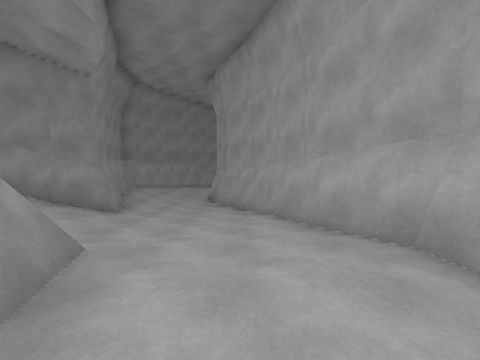
View 1 (above)

24 first-person views from a walk through a Unity game level. The camera is 1.5 m above the floor, tilts 4° down and sees 90° across. The floor is counted in squares, 2 m on a side. Each view is taken from the middle of a square. On the plan, view 1 faces up. The plan holds only what a view shows up to about 9 squares ahead; the rest is blank. The place goes on beyond the plan. The player character is not drawn. Surface patterns are stand-ins for the level's own textures.

View 2
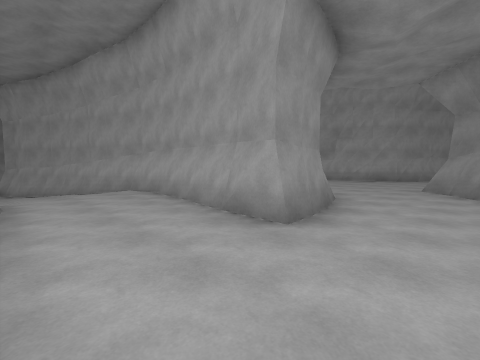

View 3
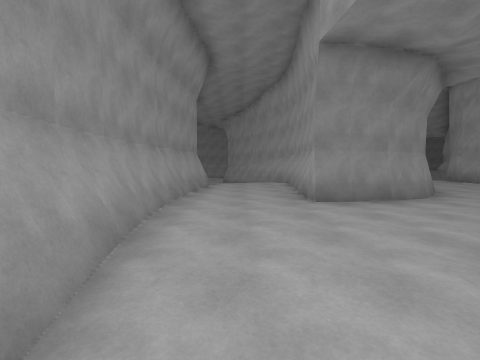

View 4
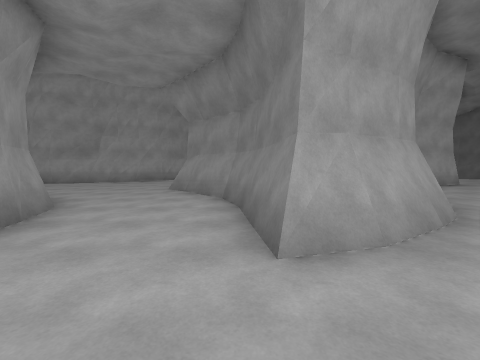

View 5
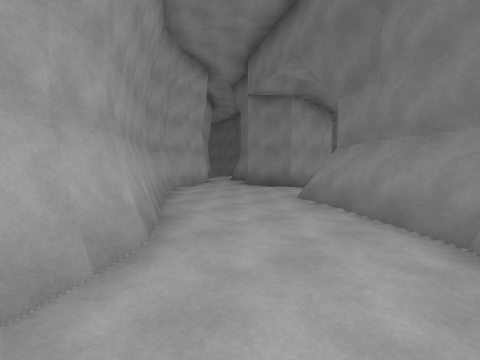

View 6
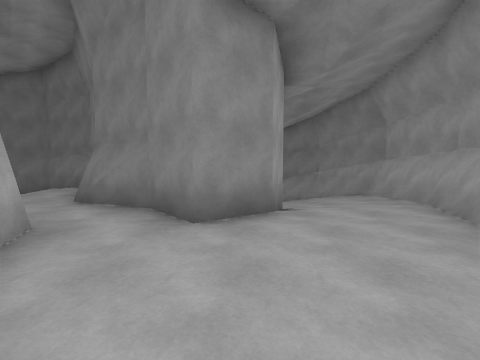

View 7
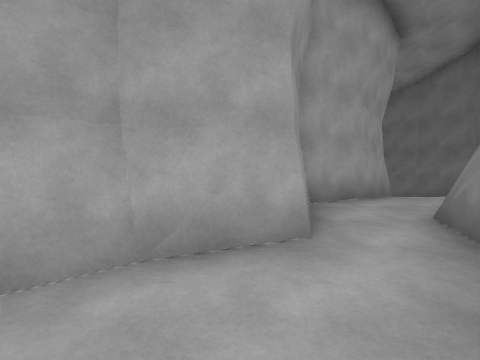

View 8
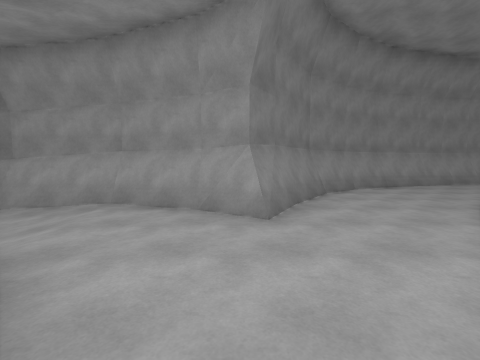

View 9
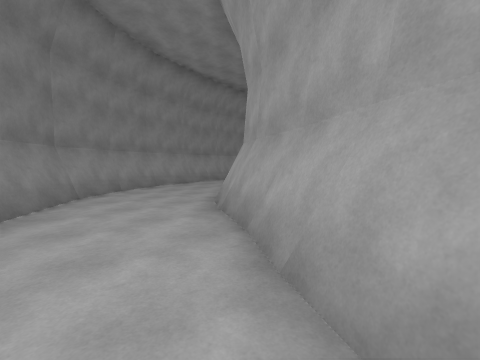

View 10
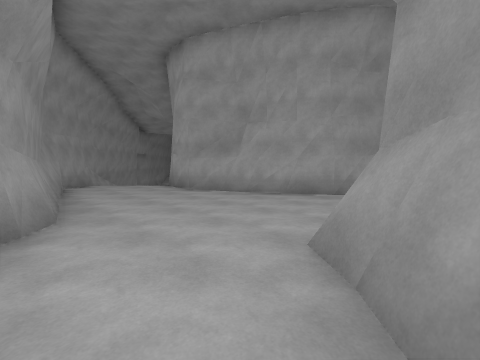

View 11
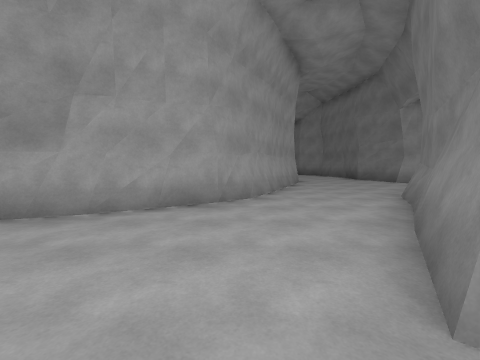

View 12
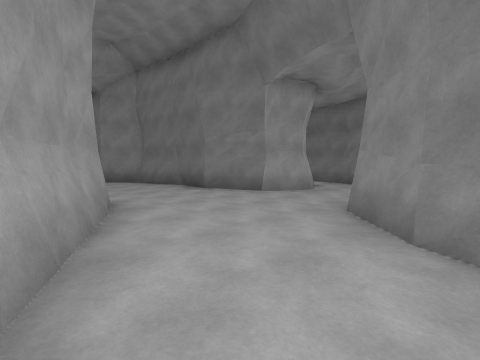

View 13
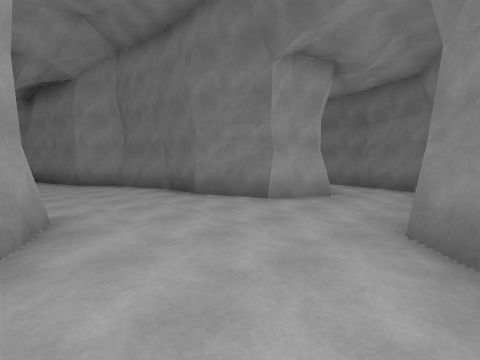

View 14
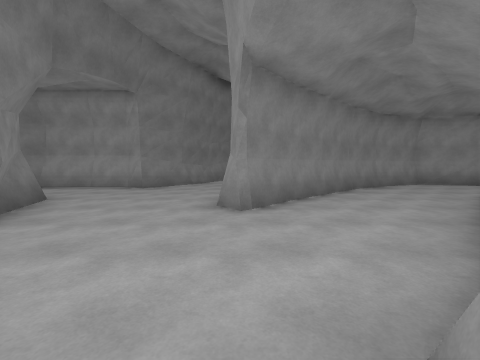

View 15
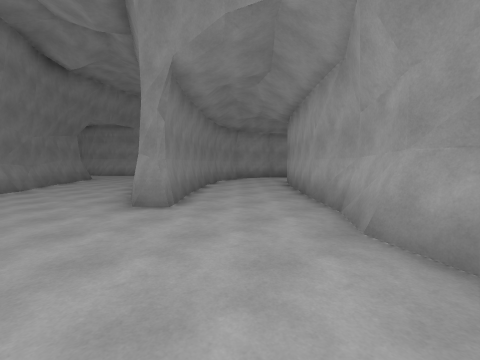

View 16
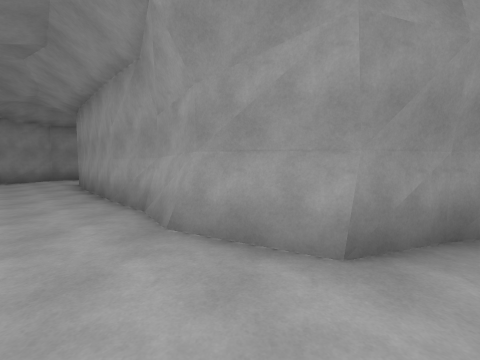

View 17
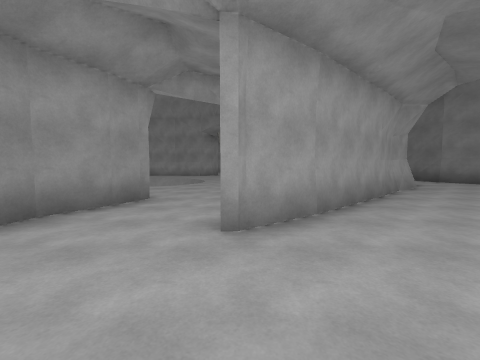

View 18
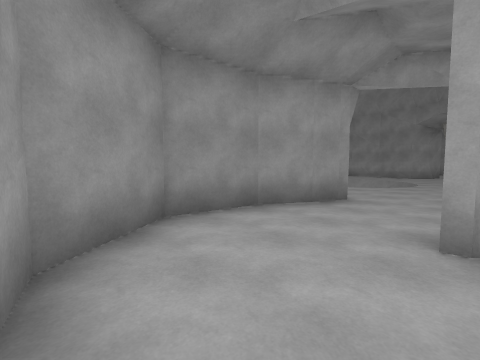

View 19
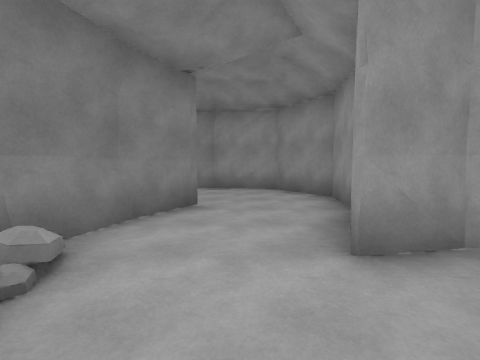

View 20
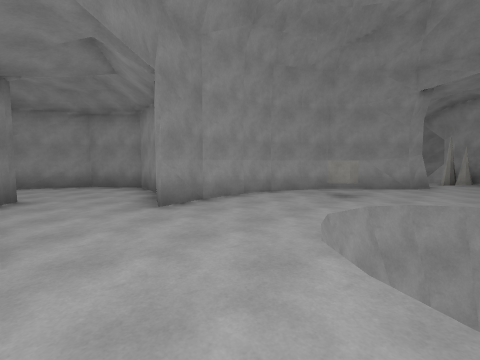

View 21
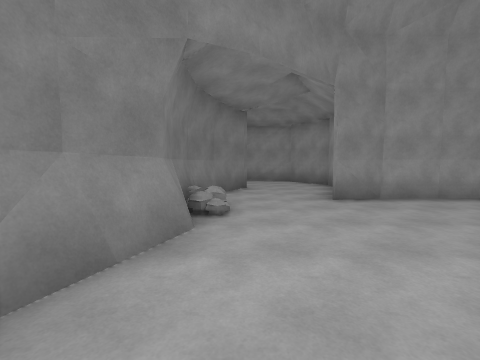

View 22
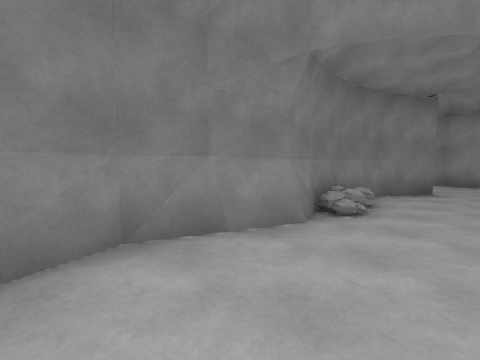

View 23
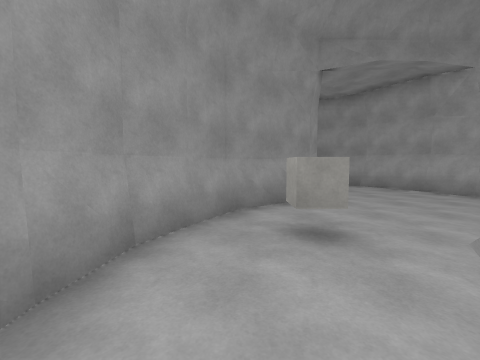

View 24
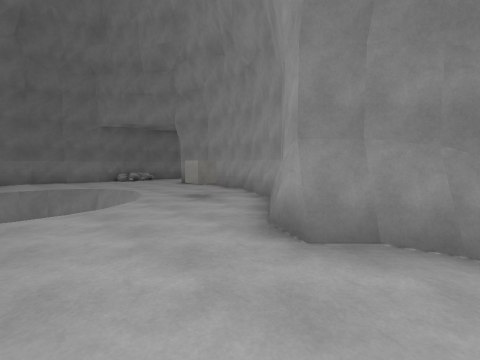

### Floor plan
Key: @ floor where view 1 was taken; # wall or solid block; . main floor; : floor 0.25 m higher than the main floor; - floor 0.25 m lower than the main floor; _ floor 0.5 m lower than the main floor; < floor 0.75 m lower than the main floor; ( floor 1 m lower than the main floor; ! floor 1.25 m lower than the main floor; / step, stairs or slope; v drop or lower ground; O other object.
Columns run from 5 left of view 1 to 22 right of it. Each row starts with its distance up from view 1.
 13                          OO
 12                          -.#
 11                         #...
 10                         #...
  9  /<(##                 ##...
  8  #<(/#                ##....
  7  #<((##               #.O...
  6 ##/((/#              ##..vv
  5 #//<<<#    ##        #...v
  4  /-___##   #.-   ######..v
  3   -___-#   #..  ##....#...vv
  2    #--.#  ##..###...........
  1    #/..#  #...###...##......
  0    #/@.#  #....###...#####.#
 -1    #...# ##....###....## ###
 -2    #...###......###....##
 -3    #...##.......####....#
 -4    #........:.....###...####
 -5    #.......###......##....#.
 -6    #.....### ###............
 -7    ##..###     ##.........##
 -8     #...##      ##......###
 -9     #....##      #...####
-10     ##....###    #..##
-11      ##.....##   #..#
-12       ##.....##  #...
-13        ##.....## ###.
-14        ##...#..##  ###
-15        #...##...##
-16        #-__# ##..#
-17        #-_<     .
-18        #_<!     .
-19        ##(      ##_
-20         #/       ####

Where each view was taken, in squares from view 1:
view 1: 0 up, 0 right, facing up
view 2: 5 down, 1 left, facing up-right
view 3: 8 down, 0 right, facing up
view 4: 6 down, 0 right, facing right
view 5: 8 down, 1 right, facing down-right
view 6: 11 down, 6 right, facing down
view 7: 13 down, 6 right, facing right
view 8: 13 down, 7 right, facing left
view 9: 12 down, 7 right, facing up-left
view 10: 5 down, 5 right, facing up-right
view 11: 3 down, 6 right, facing right
view 12: 4 down, 11 right, facing down-right
view 13: 5 down, 12 right, facing down-right
view 14: 5 down, 20 right, facing left
view 15: 7 down, 20 right, facing up-left
view 16: 7 down, 20 right, facing up
view 17: 1 up, 12 right, facing right
view 18: 1 up, 12 right, facing up-right
view 19: 2 up, 19 right, facing left
view 20: 1 up, 21 right, facing up-left
view 21: 1 up, 22 right, facing left
view 22: 2 up, 22 right, facing down-left
view 23: 4 up, 18 right, facing up
view 24: 11 up, 22 right, facing down-left
